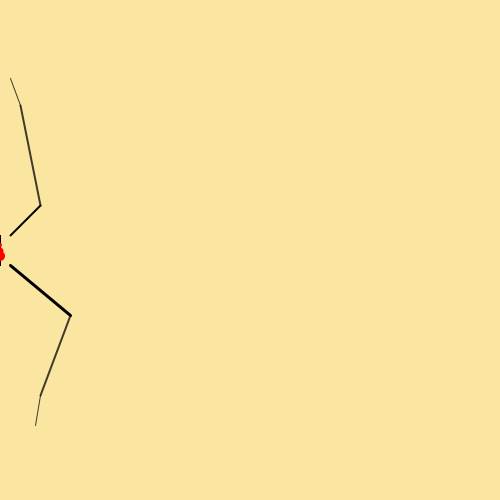
Frame 1 (no input)
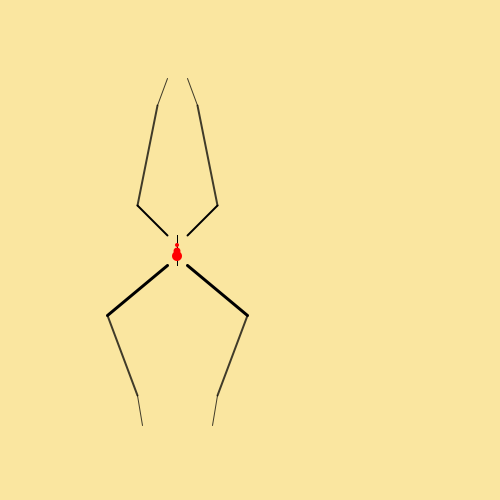
Frame 60 (the mouse pressed at the canvas centre just before this capture)
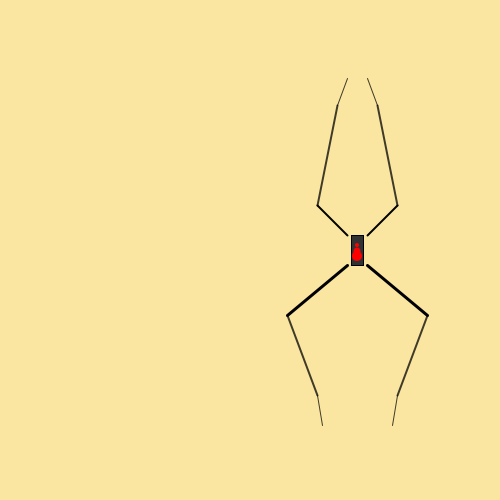
Frame 120 (the mouse held since frame 60 and released just before this capture)

The Processing sketch that drew these frames (run headless with seeded random() and noise(); from frame 60 on, the mouse is pressed at the canvas centre):

// Processing sketch: processing_18835
// ── processing_18835.pde

//01/22/2011  |  Molly Morin  |  mollymorin.com
//development sample for lesson 1, learning processing
//created for Emerging Formats for Digital Art, University of Notre Dame
//  Here we re-define the zoog from its center, and call it centerX, centerY
////setup:  this defines the size and some features of your sketch
float centerX = 0;
float centerY = 250;

int dir = 1;

void setup(){
  size (500,500);//the size of your sketch in pixels
  smooth();//turns on anti-ailiasing, witch smooths out some rough edges
}

////draw:  this is where the action happens

void draw(){
  //background color in Red, Green, Blue
  //try placing background() in setup, see what happens
  background(250, 230, 160);//pale yellow
  
  //set the rectangle mode so it draws form the center
  //cause I like it that way
  rectMode(CENTER);
  
  //body
  stroke(0);//black
  fill(50);//almost black
  rect(centerX, centerY,mouseX/20,30);
  
  //spots on body
  //i just ballparked these and then monkeed around with them till they looked right
  noStroke();
  fill(255,0,0);//red
  ellipse(centerX, centerY-5, 4, 4);
  ellipse(centerX, centerY+1, 7, 7); 
  ellipse(centerX, centerY+6, 10, 10);
  
  //front left leg
  stroke(0); //solid black
  strokeWeight(2);
  line (centerX-10, centerY-15, centerX-40, centerY-45);//body segment
  stroke(0, 190);
  line (centerX-40, centerY-45, centerX-20, centerY-145);//middle segment
  strokeWeight(1);
  line (centerX-20, centerY-145, centerX-10, centerY-172);//end segment
  
  //front right leg
  //notice the symmetry...where x values are "-10 above, it is +10 here
  //y values are the same, as symmetry is along y axis
  stroke(0); 
  strokeWeight(2);
  line (centerX+10, centerY-15, centerX+40, centerY-45);//body segment
  stroke(0, 190);
  line (centerX+40, centerY-45, centerX+20, centerY-145);//middle segment
  strokeWeight(1);
  line (centerX+20, centerY-145, centerX+10, centerY-172);//end segment
  
  //back left leg
  stroke(0); 
  strokeWeight(3);
  line (centerX-10, centerY+15, centerX-70, centerY+65);//body segment
  strokeWeight(2);
  stroke(0, 190);
  line (centerX-70, centerY+65, centerX-40, centerY+145);//middle segment
  strokeWeight(1);
  line (centerX-40, centerY+145, centerX-35, centerY+175);//end segment
  
  //back right leg
  stroke(0); 
  strokeWeight(3);
  line (centerX+10, centerY+15, centerX+70, centerY+65);//body segment
  strokeWeight(2);
  stroke(0, 190);
  line (centerX+70, centerY+65, centerX+40, centerY+145);//middle segment
  strokeWeight(1);
  line (centerX+40, centerY+145, centerX+35, centerY+175);//end segment
  
 /* centerX = centerX+2;
  
 if(centerX>500){
    centerX=0;
   }*/
 
 
  
 centerX = centerX+3*dir;
  
  if(centerX>500||centerX<0){
    dir=dir*-1;
  }
}

//notes:  This is not effecient, even for a sketch without variables
//that's OK, we can make it more efficient later
